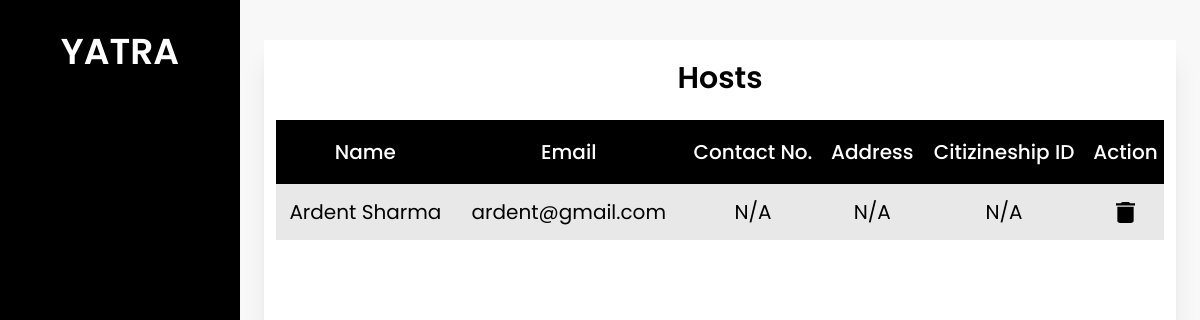
/hosts_admin/, run on an earlier commit of the app's database.
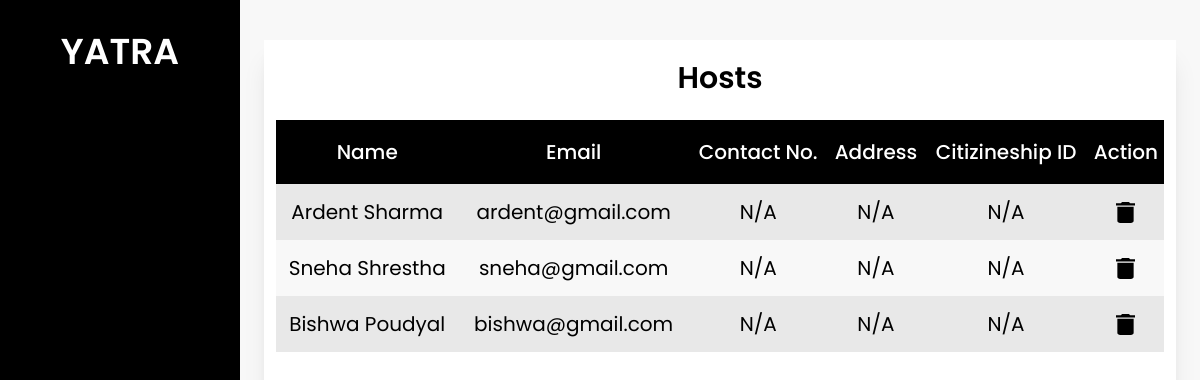
And on a later commit of the database.
### base/models.py (models this page shows)
class Host(models.Model):
    user = models.OneToOneField(User, on_delete=models.CASCADE, related_name="host")
    first_name = models.CharField(max_length=25)
    last_name = models.CharField(max_length=25)
    email = models.EmailField()
    phone_number = models.CharField(max_length=10, null= True, blank=True)
    address = models.CharField(max_length=100, null= True, blank=True)
    citizenship_id = models.CharField(max_length=20, null= True, blank=True)
    citizenship = models.ImageField(upload_to='host/profile', default='default_photo.jpg')
    pic = models.ImageField(upload_to='host/profile', default='default_profile.jpg')
    is_approved = models.CharField(max_length=10, choices=status, default="Pending")

### base/views.py (the view)
# urls.py: path('hosts_admin/', views.hosts_admin, name='hosts_admin'),
def hosts_admin(request):
    hosts = Host.objects.all()
    context={
        'users':hosts
    }
    return render(request, 'host/hosts_admin.html', context)

### base/templatetags/user_group.py (called while the page is built)
@register.filter(name='has_group')
def has_group(user, group_name):
    return user.groups.filter(name=group_name).exists()

### base/templates/host/hosts_admin.html (shortened to what this page needs)
{% extends 'base/base.html' %}
{% load static %}
{% block content%}
<div class="h-screen w-full px-6 py-10 bg-theme">
    <div class="bg-white h-full flex flex-col justify-between shadow-xl">
        <div class="p-3">
            <h1 class="text-center text-3xl font-semibold pt-2 pb-6">Hosts</h1>
            <table class="w-full">
                <thead class="h-16 text-center">
                    <tr class="bg-black text-white text-xl">
                        <th class="font-medium">Name</th>
                        <th class="font-medium">Email</th>
                        <th class="font-medium">Contact No.</th>
                        <th class="font-medium">Address</th>
                        <th class="font-medium">Citizineship ID</th>
                        <th class="font-medium">Action</th>
                    </tr>
                </thead>
                <tbody class="text-center">
                    {% for user in users %}
                    <tr class="text-xl h-14">
                        <td>{{user.first_name}} {{user.last_name}}</td>
                        <td>{{user.email}}</td>
                        <td>{% if user.phone_number %}{{user.phone_number}}{% else %}N/A{% endif %}</td>
                        <td>{% if user.citizenship_id %}{{user.citizenship_id}}{% else %}N/A{% endif %}</td>
                        <td>{% if user.license_no %}{{user.license_no}}{% else %}N/A{% endif %}</td>
                        <td>
                            <div class="flex flex-row justify-around">
                                <a href="{% url 'delete_user' user.user.id %}" onclick="return ConfirmDelete()">
                                    <img src="{% static 'images/delete.svg' %}">
                                </a>
                            </div>
                        </td>
                    </tr>
                    {% endfor %}
                </tbody>
            </table>
        </div>
    </div>
</div>
{% endblock content %}

### base/templates/base/base.html (shortened to what this page needs)
{% load static tailwind_tags %}
{% load user_group %}
<html lang="en">
<head>
    {% tailwind_css %}
</head>
<body class="font-poppins min-h-screen">
    <div class="flex flex-row">
        <div class="flex w-1/5 bg-black h-screen text-white">
            <div class="w-full relative">
                <div class="flex justify-center pb-8">
                    <a href="{% url 'home' %}" class="py-8">
                        <span class="text-4xl text-center font-semibold">YATRA</span>
                    </a>
                </div>
            </div>
        </div>
        <div class="flex w-4/5 h-screen relative overflow-y-auto">
            {% block content %}
            {% endblock content%}
        </div>
    </div>
</body>
</html>

What changed in the data, as far as the page shows it:
added Host: first_name "Sneha", last_name "Shrestha", email "sneha@gmail.com", shows "N/A"
added Host: first_name "Bishwa", last_name "Poudyal", email "bishwa@gmail.com", shows "N/A"
